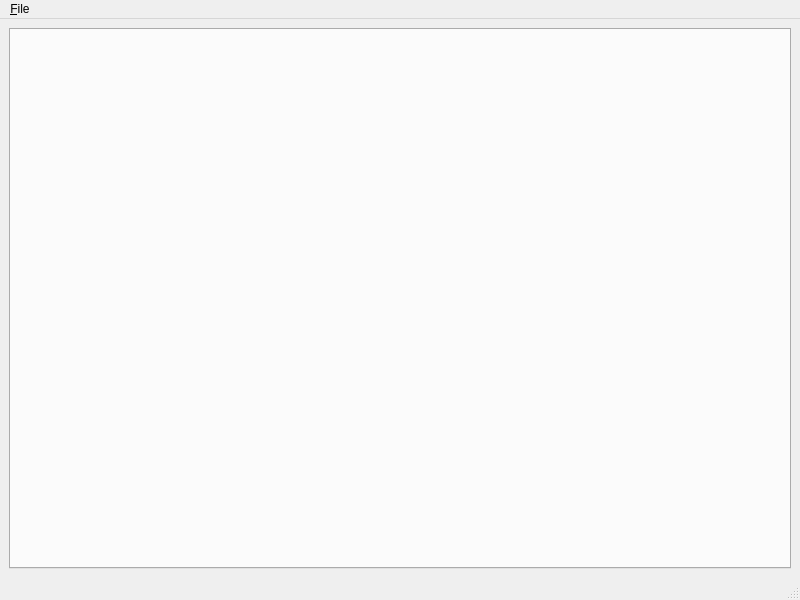
<?xml version="1.0" encoding="UTF-8"?>
<ui version="4.0">
 <class>MainWindow</class>
 <widget class="QMainWindow" name="MainWindow">
  <property name="geometry">
   <rect>
    <x>0</x>
    <y>0</y>
    <width>800</width>
    <height>600</height>
   </rect>
  </property>
  <property name="windowTitle">
   <string>Not RCM Viewer</string>
  </property>
  <widget class="QWidget" name="centralwidget">
   <layout class="QHBoxLayout" name="horizontalLayout">
    <item>
     <widget class="QTabWidget" name="tabWidget">
      <property name="tabsClosable">
       <bool>true</bool>
      </property>
      <property name="movable">
       <bool>true</bool>
      </property>
     </widget>
    </item>
   </layout>
  </widget>
  <widget class="QMenuBar" name="menubar">
   <property name="geometry">
    <rect>
     <x>0</x>
     <y>0</y>
     <width>800</width>
     <height>30</height>
    </rect>
   </property>
   <widget class="QMenu" name="menu_Menu">
    <property name="title">
     <string>&amp;File</string>
    </property>
    <addaction name="actionLoad_zip"/>
    <addaction name="actionLoad_Workspace"/>
   </widget>
   <addaction name="menu_Menu"/>
  </widget>
  <widget class="QStatusBar" name="statusbar"/>
  <action name="actionLoad_zip">
   <property name="text">
    <string>Load .zip</string>
   </property>
  </action>
  <action name="actionLoad_Workspace">
   <property name="text">
    <string>Load Workspace</string>
   </property>
  </action>
 </widget>
 <resources/>
 <connections/>
</ui>
